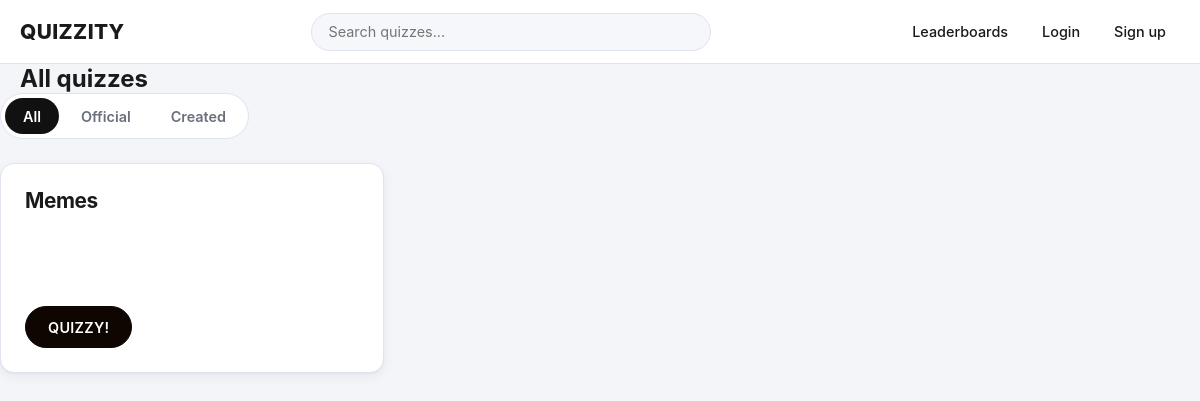
Page /search.php on the earlier database version.
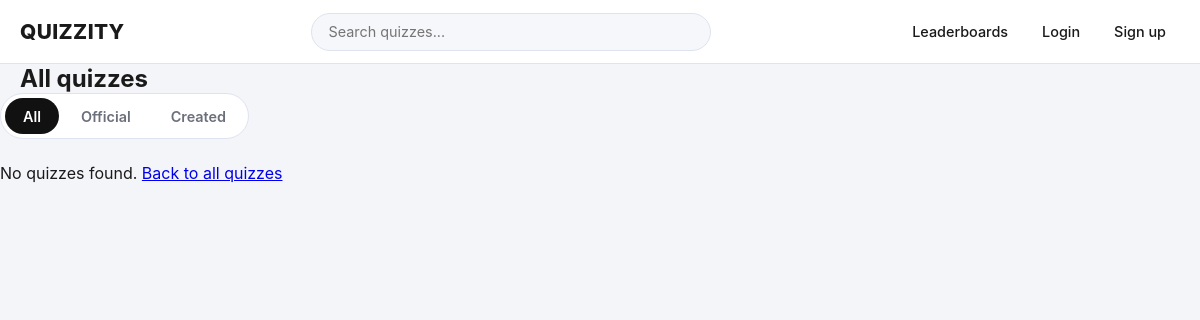
Same page on the later database version.
### tables this page shows
CREATE TABLE IF NOT EXISTS quizzes (
    id INT UNSIGNED AUTO_INCREMENT PRIMARY KEY,
    title VARCHAR(100) NOT NULL,
    description TEXT,
    image VARCHAR(255) NULL,
    type ENUM('official', 'created') NOT NULL DEFAULT 'official',
    created_by INT UNSIGNED NOT NULL,
    created_at TIMESTAMP DEFAULT CURRENT_TIMESTAMP,
    FOREIGN KEY (created_by) REFERENCES users(id)
);

### search.php (the view, shortened to what this page needs)
<?php
require_once 'database.php';
$search = trim($_GET['q'] ?? '');
$sql = "
    SELECT q.*
    FROM quizzes q
    WHERE EXISTS (SELECT 1 FROM questions qs WHERE qs.quiz_id = q.id)
";
$params = [];
$sql .= " ORDER BY q.id DESC";
$stmt = $pdo->prepare($sql);
$stmt->execute($params);
$quizzes = $stmt->fetchAll();
?>
<!DOCTYPE html>
<html lang="en">
<head>
    <link rel="stylesheet" href="styles.css">
</head>
<body>
<header class="header">
    <a href="index.php" class="logo">QUIZZITY</a>
    <form action="search.php" method="get" class="search_form">
        <input
            type="search"
            name="q"
            class="search"
            value="<?= htmlspecialchars($search) ?>"
            placeholder="Search quizzes..."
            aria-label="Search quizzes"
        >
    </form>
    <nav class="nav">
        <a href="leaderboards.php">Leaderboards</a>
        <?php if (isset($_SESSION['user_id'])): ?>
            <span class="welcome">Hi, <?= htmlspecialchars($_SESSION['username']) ?></span>
            <a href="logout.php">Logout</a>
        <?php else: ?>
            <a href="login.php">Login</a>
            <a href="register.php" class="nav_cta">Sign up</a>
        <?php endif; ?>
    </nav>
</header>
<h2 style="padding: 0 20px;">
    <?php if ($search !== ''): ?>
        Results for “<?= htmlspecialchars($search) ?>” (<?= count($quizzes) ?>)
    <?php else: ?>
        All quizzes
    <?php endif; ?>
</h2>
<div class="filters" role="group" aria-label="Quiz filters">
    <button class="filter_btn active" data-filter="all" aria-pressed="true">All</button>
    <button class="filter_btn" data-filter="official" aria-pressed="false">Official</button>
    <button class="filter_btn" data-filter="created" aria-pressed="false">Created</button>
</div>
<div class="section_container">
    <?php foreach ($quizzes as $quiz): ?>
        <article class="section" data-type="<?= htmlspecialchars($quiz['type']) ?>">
            <div class="section_content">
                <h2><?= htmlspecialchars($quiz['title']) ?></h2>
                <div class="section_actions">
                    <a href="quiz.php?id=<?= (int)$quiz['id'] ?>" class="section_play_btn">QUIZZY!</a>
                </div>
            </div>
        </article>
    <?php endforeach; ?>
    <?php if (!$quizzes): ?>
        <p>No quizzes found. <a href="index.php">Back to all quizzes</a></p>
    <?php endif; ?>
</div>
</body>
</html>

### styles.css (style rules this page uses)
:root { --bg: #f4f5f9; --card: #ffffff; --text: #1a1a1a; --muted: #6b6f7b; --border: #dfe3f0; --bg-input: #f6f7fa; --bg-hover: rgba(0, 0, 0, 0.05); --accent: #111111; --accent-hover: #2b2b2b; --accent-text: #ffffff; --play: #0f0601; --play-hover: #353535; --play-soft: #fff4ec; --danger: #d92d20; --danger-border: #fecdca; --ok: #067647; --ok-bg: #ecfdf3; --ok-border: #9feebe; --err: #b42318; --err-bg: #fef3f2; --err-border: #fecdca; --info: #1d4ed8; --info-bg: #dbeafe; --warn: #b54708; --warn-bg: #fffaeb; --warn-border: #fedf89; --radius: 10px; --radius-lg: 14px; --radius-pill: 999px; --shadow-sm: 0 1px 2px rgba(0, 0, 0, 0.04), 0 4px 12px rgba(0, 0, 0, 0.05); --shadow-md: 0 2px 4px rgba(0, 0, 0, 0.05), 0 12px 28px rgba(0, 0, 0, 0.09); --ring: 0 0 0 3px rgba(0, 0, 0, 0.07); }
*, *::before, *::after { box-sizing: border-box; margin: 0; padding: 0; }
body { font-family: 'Inter', system-ui, -apple-system, 'Segoe UI', Roboto, sans-serif; color: var(--text); background: var(--bg); -webkit-font-smoothing: antialiased; }
.header { position: sticky; top: 0; z-index: 50; display: flex; align-items: center; justify-content: space-between; gap: 1rem; height: 64px; padding: 0 1.25rem; background: var(--card); border-bottom: 1px solid var(--border); }
.logo { font-size: 1.3rem; font-weight: 800; letter-spacing: 0.02em; color: var(--text); text-decoration: none; }
.search_form { flex: 1 1 220px; max-width: 400px; margin: 0 1rem; }
.search { width: 100%; height: 38px; padding: 0 16px; font: inherit; font-size: 0.9rem; color: var(--text); background: var(--bg-input); border: 1px solid var(--border); border-radius: var(--radius-pill); outline: none; transition: border-color 0.2s, box-shadow 0.2s, background-color 0.2s; }
.nav { display: flex; align-items: center; gap: 6px; flex-shrink: 0; }
.nav a { display: inline-flex; align-items: center; height: 36px; padding: 0 14px; font-size: 0.9rem; font-weight: 500; text-decoration: none; color: inherit; border-radius: var(--radius-pill); transition: background-color 0.2s; }
.filters { display: inline-flex; gap: 4px; padding: 4px; margin-bottom: 1.5rem; background: var(--card); border: 1px solid var(--border); border-radius: var(--radius-pill); }
.filter_btn { height: 36px; padding: 0 18px; font: inherit; font-size: 0.9rem; font-weight: 600; color: var(--muted); background: transparent; border: none; border-radius: var(--radius-pill); cursor: pointer; transition: background-color 0.2s, color 0.2s; }
.filter_btn.active { color: var(--accent-text); background: var(--accent); }
.section_container { display: grid; grid-template-columns: repeat(auto-fill, minmax(min(360px, 100%), 1fr)); gap: 1.5rem; max-width: 1200px; margin: 0 auto; }
.btn, .section_play_btn { display: inline-flex; align-items: center; justify-content: center; height: 38px; padding: 0 18px; font: inherit; font-size: 0.9rem; font-weight: 600; text-decoration: none; color: var(--text); background: var(--card); border: 1px solid var(--border); border-radius: var(--radius-pill); cursor: pointer; transition: background-color 0.2s, border-color 0.2s, color 0.2s, transform 0.1s; }
.section_play_btn, .btn_play { color: #fff; background: var(--play); border-color: var(--play); }
.section { display: flex; align-items: center; justify-content: space-between; gap: 1.5rem; min-height: 210px; padding: 1.5rem; overflow: hidden; background: var(--card); border: 1px solid var(--border); border-radius: var(--radius-lg); box-shadow: var(--shadow-sm); transition: transform 0.25s, box-shadow 0.25s, border-color 0.25s; }
.section_content { display: flex; flex-direction: column; flex: 1; align-self: stretch; min-width: 0; }
.section h2 { font-size: 1.3rem; font-weight: 700; letter-spacing: -0.02em; line-height: 1.25; display: -webkit-box; -webkit-line-clamp: 2; -webkit-box-orient: vertical; overflow: hidden; }
.section_actions { display: flex; align-items: center; gap: 0.75rem; margin-top: auto; padding-top: 1.25rem; }
.section_play_btn { gap: 8px; height: 42px; padding: 0 22px; letter-spacing: 0.02em; }
.section_play_btn:not(.is_disabled)::after { transition: transform 0.2s; }

Differences in the rows shown:
removed quizzes: title "Memes"
Other differences:
text now shown: "No quizzes found. Back to all quizzes"
